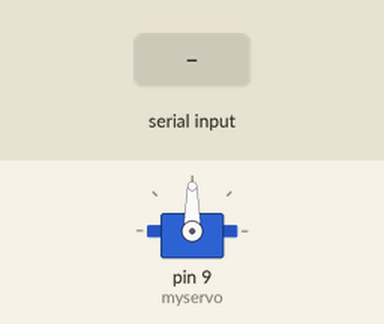
A sketch run on a simulated Arduino Uno, built with avr-gcc and run on an emulated ATmega328P. Shown: servo. Inputs (shaded band) come from the test bench. What the sketch prints to the serial monitor is not drawn.

Above: at 1.2 s.
1.3 s: "r" received over Serial
At 1.8 s:
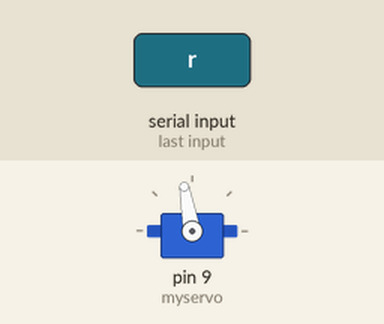
2.9 s: "l" received over Serial
At 4.2 s:
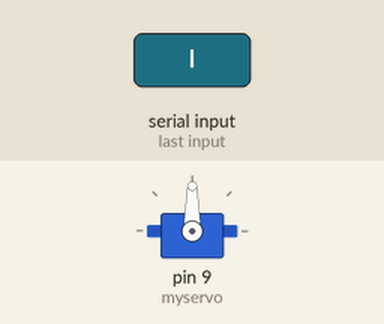
Timing chart, 0 to 5.9 s (numbered marks = the images above; inputs shaded):
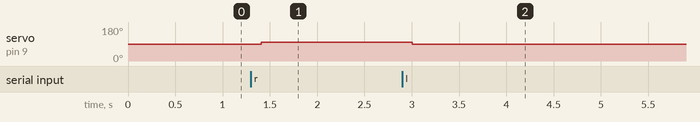

The sketch:

Servo_with_Serial.ino
```cpp
#include <Servo.h>
int t=1000;
int data;
int angle(90);

Servo myservo;
void setup() {
  // put your setup code here, to run once:
  Serial.begin(9600);
  myservo.attach(9);

}

void loop() {
  // put your main code here, to run repeatedly:
  myservo.write(angle);
 if(Serial.available())
 {
   data= Serial.read();
   Serial.print("                                                                                                                                                Recieved Data: ");
   Serial.println(data);


 if(data == 'r')
 {
  angle=angle+10;
  Serial.print(angle);
 }

 if(data == 'l')
 {
  angle=angle-10;
  Serial.print(angle);
 }

 }

 myservo.write(angle);

}
```

Measured:
- after the input at 1.3 s, servo on pin 9 (myservo): 90° → 100° after 0.11 s
- after the input at 2.9 s, servo on pin 9 (myservo): 100° → 90° after 0.11 s
